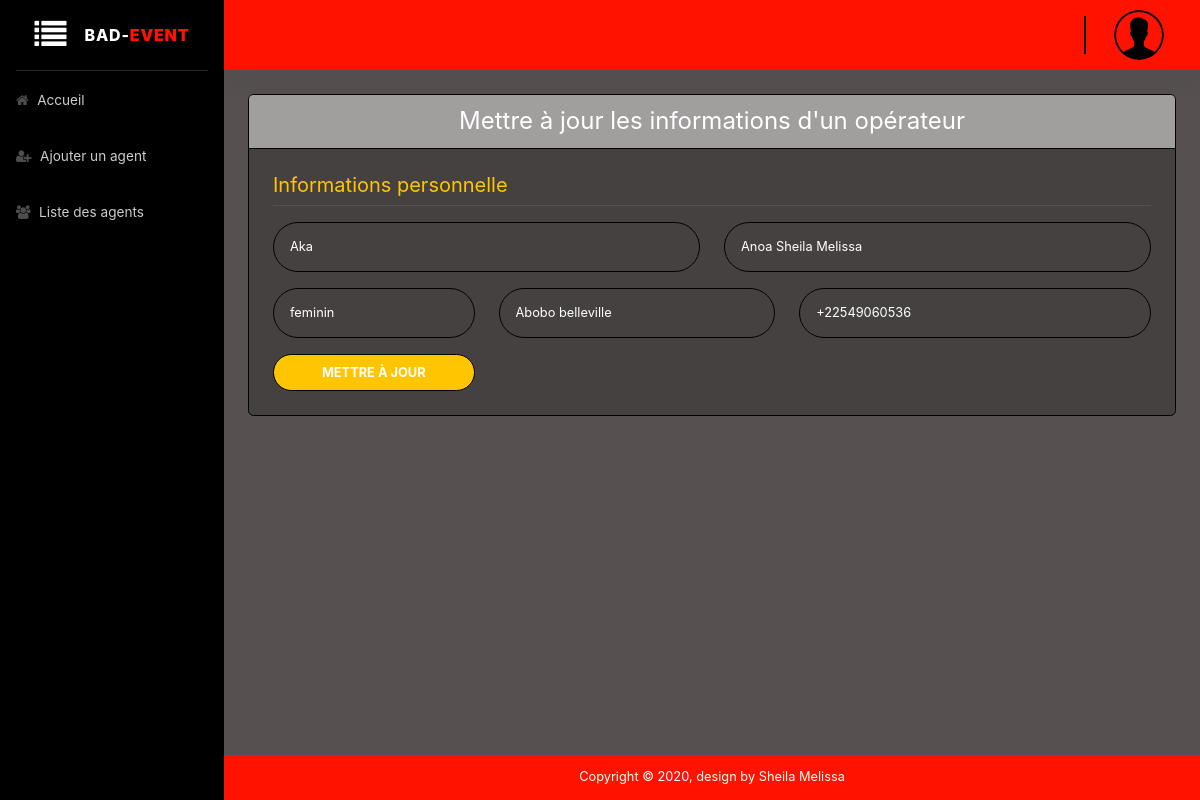
/administration/super-admin/mettre-agent-jour.php?id=2, run on the app's committed database.
### tables this page shows
CREATE TABLE `utilisateurs` (
  `id` int(11) NOT NULL,
  `nom` varchar(255) NOT NULL,
  `prenom` varchar(255) NOT NULL,
  `genre` varchar(255) NOT NULL,
  `contact` varchar(255) NOT NULL,
  `adresse` varchar(255) NOT NULL,
  `email` varchar(255) NOT NULL,
  `motDePasse` varchar(255) NOT NULL,
  `dateInscription` datetime NOT NULL DEFAULT current_timestamp(),
  `idRole` int(11) NOT NULL,
  `image` varchar(150) DEFAULT NULL,
  `autorisationApays` text NOT NULL,
  `autorisationAtypeevent` text NOT NULL,
  `autorisationAville` text NOT NULL,
  `dateModification` datetime NOT NULL,
  `idparent` int(11) NOT NULL
);

### administration/super-admin/mettre-agent-jour.php (the view, shortened to what this page needs)
<?php
require_once "../../database/db.php";
$getid = $_SESSION['id'];
 $requser = $db->prepare('SELECT image FROM utilisateurs WHERE id = ?');
 $requser ->execute(array($getid));
 $userphoto = $requser->fetch();
 $nom_err = $prenom_err = $genre_err = $adresse_err = $contact_err = "";
?>
<!DOCTYPE html>
<html lang="fr">
<head>
    <link href="https://stackpath.bootstrapcdn.com/font-awesome/4.7.0/css/font-awesome.min.css" rel="stylesheet" type="text/css">
    <link href="../bootstrap/css/bootstrap.min.css" rel="stylesheet">
</head>
<body id="page-top">
    <div id="wrapper">
        <ul class="navbar-nav sidebar sidebar-dark accordion" id="accordionSidebar" style="background: #000 !important;">
            <span class="sidebar-brand d-flex align-items-center justify-content-center">
                <div class="sidebar-brand-icon" style="cursor: pointer;">
                    <i class="fa fa-list" aria-hidden="true" id="sidebarToggle"></i>
                  </div>
                <div class="sidebar-brand-text">
                   &nbsp;&nbsp;&nbsp; BAD-<b style="color: #ff1300;">EVENT</b>
                </div>
              </span>
            <hr class="sidebar-divider my-0">
            <li class="nav-item">
                <a class="nav-link" href="home.php">
                    <i class="fa fa-home" aria-hidden="true"></i>
                    <span>Accueil</span></a>
            </li>
            <li class="nav-item">
                <a class="nav-link" href="liste_agent.php">
                    <i class="fa fa-user-plus" aria-hidden="true"></i>
                    <span>Ajouter un agent </span>
                </a>
            </li>
            <li class="nav-item">
                <a class="nav-link" href="liste_agent.php">
                    <i class="fa fa-users" aria-hidden="true"></i>
                    <span>Liste des agents</span></a>
            </li>
        </ul>
        <div id="content-wrapper" class="d-flex flex-column">
            <div id="content">
                <nav class="navbar navbar-expand navbar-light bg-white topbar mb-4 static-top shadow" style="background: #ff1300 !important;font-weight: 700;">
                    <ul class="navbar-nav ml-auto">
                        <div class="topbar-divider d-none d-sm-block"></div>
                        <li class="nav-item dropdown no-arrow">
                            <a class="nav-link dropdown-toggle" href="#" id="userDropdown" role="button" data-toggle="dropdown" aria-haspopup="true" aria-expanded="false">
                            <?php if (!empty($userphoto['image'])){?>
                                            <img src="avatar/<?php echo $userphoto['image'] ;?> " class="rounded-circle" width="50px" height="50px"/>
                                            <?php }else{?>
                                                <img src="Avatar/user.png" class="img-profile rounded-circle" alt="First sample avatar image">
                                                <?php } ?>&nbsp;&nbsp;
                            </a>
                        </li>
                    </ul>
                </nav>
                <div class="container-fluid">
                    <div class="card mb-4">
                        <h5 class=" h4 card-header" style="background: #a19e9e !important">
                            <center>Mettre à jour les informations d'un opérateur</center>
                        </h5>
                        <div class="card-body">
                        <div class="row">
          <div class="col-lg-12">
            <div class="p-1">
            <?php
             $userid= intval($_GET["id"]);
             $query = "SELECT nom,prenom,genre,adresse,contact,id FROM utilisateurs WHERE id=:uid";
             $traitement = $db->prepare($query);
             $traitement->bindParam(':uid', $userid, PDO::PARAM_STR);
             $traitement->execute();
             $data = $traitement->fetchAll();
            ?>
             <?php if($traitement->rowCount() > 0): ?>
                <?php foreach($data as $result): ?>
              <form method="post" class="user" action="<?php echo htmlspecialchars($_SERVER["PHP_SELF"]); ?>">
                <div class="">
                    <h5 style="color: #ffc500">Informations personnelle</h5>
                </div>
                <hr>
                <div class="form-group row <?php echo (!empty($nom_err) && !empty($prenom_err)) ? 'has-error' : ''; ?>">
                  <div class="col-sm-6 mb-3 mb-sm-0">
                    <input type="text" class="form-control form-control-user" id="nom" name="nom" placeholder="Nom" value="<?= $result['nom'] ?>">
                  </div>
                  <div class="col-sm-6">
                    <input type="text" class="form-control form-control-user" id="prenom" name="prenom" placeholder="Prénom" value="<?= $result['prenom'] ?>">
                  </div>
                </div>
                <div class="form-group row <?php echo (!empty($genre_err) && !empty($adresse_err) && !empty($contact_err)) ? 'has-error' : ''; ?>"">
                  <div class="col-sm-3 mb-3 mb-sm-0">
                    <input type="text" class="form-control form-control-user" id="genre" name="genre" placeholder="Genre" value="<?= $result['genre'] ?>">
                  </div>
                  <div class="col-sm-4 mb-3 mb-sm-0">
                    <input type="text" class="form-control form-control-user" id="adresse" name="adresse" placeholder="Lieu de résidence" value="<?= $result['adresse'] ?>">
                 </div>
                  <div class="col-sm-5">
                    <input type="tel" class="form-control form-control-user" id="contact" name="contact" placeholder="Numéro Téléphone" value="<?= $result['contact'] ?>">
                  </div>
                </div>
                <div>
                    <div class="row">
                        <div class="col-md-3">
                            <input type="submit" class="btn btn-primary btn-user btn-block" style="background: #ffc500!important; color:#fff;" name="update" value="Mettre à jour">
                        </div>
                        <div class="col-md-6">
                        </div>
                        <div class="col-md-3"></div>
                    </div>
                </div>
              </form>
                <?php endforeach ?>
            <?php endif ?>
            </div>
          </div>
        </div>
                        </div>
                    </div>
                </div>
            </div>
            <footer class="sticky-footer bg-white">
                <div class="container">
                    <div class="copyright text-center">
                        <span>Copyright &copy; 2020, design by Sheila Melissa</span>
                    </div>
                </div>
            </footer>
        </div>
    </div>
</body>
</html>

### data on the page
utilisateurs: nom "Aka", prenom "Anoa Sheila Melissa", genre "feminin", adresse "Abobo belleville", contact "+22549060536"
